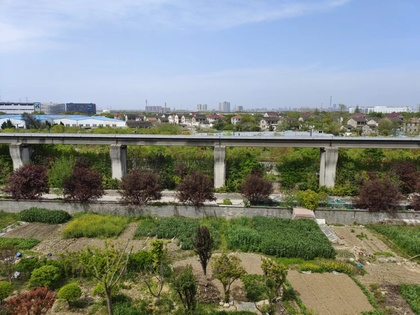
%> input picture Assignment_1/Problem4/img/img1.jpg, 420 x 315 px, shrunk from 1706 x 1280 before the run
$ octave main.m   (GNU Octave 9; MATLAB toolbox functions it lacks are replaced by stand-ins)
%> lines starting %> are read from the running program, lines starting %| are printed output that depends on the picture
clear;clc;
%% 1. read in the image
% you can change img here
img = imread("./img/img1.jpg");
%> img is the input picture: size 315x420x3 uint8; mean R, G, B 127.5, 134.8, 126.8
% img = imread("./img/img2.jpg");
% make single
img = im2single(img) ;
%> img: size 315x420x3 single
% make grayscale
if size(img,3) > 1, img = rgb2gray(img) ; else img = img ; end
%> after `img = rgb2gray(img)`:
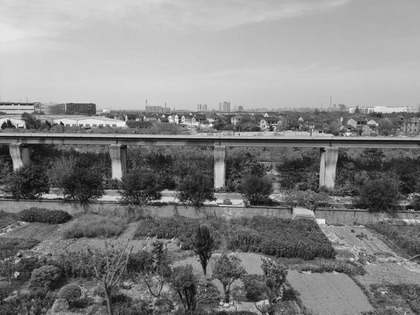
%> img: size 315x420 single; min 0.00492, max 0.995, mean 0.516

%% 2.set up the params
sigma0 = 1;
numScales = 6;
scale_ratio = 2;
thresh = 0.005;

%% 3.calculate scale space
[M, N] = size(img);
%> M = 315; N = 420
scale_space = zeros(M, N, numScales);
for i = 1:numScales
    sigma = sigma0 * scale_ratio^(i-1);
    filter_size = 3 * sigma + 1;    % change pattern size according to sigma
    LoG_filter = (sigma ^ 2) * fspecial('log', filter_size, sigma);
    img_log_filtered = imfilter(img, LoG_filter, 'replicate');
    scale_space(:, :, i) = img_log_filtered;
end
%> this loop made 6 passes
%> pass 1, `img_log_filtered = imfilter(img, LoG_filter, 'replicate');`:
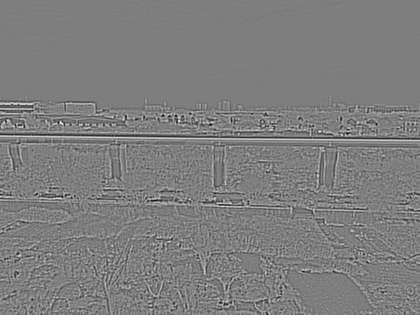
%> img_log_filtered: size 315x420 single; min -0.245, max 0.25, mean 3.92e-06; drawn with min black and max white
%> pass 2, `img_log_filtered = imfilter(img, LoG_filter, 'replicate');`:
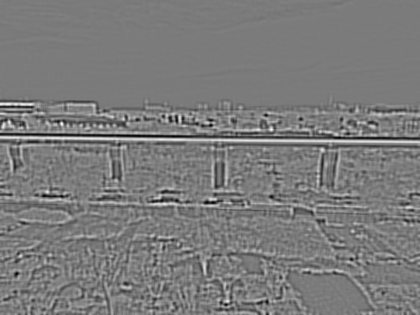
%> img_log_filtered: size 315x420 single; min -0.21, max 0.224, mean 7e-06; drawn with min black and max white
%> pass 3, `img_log_filtered = imfilter(img, LoG_filter, 'replicate');`:
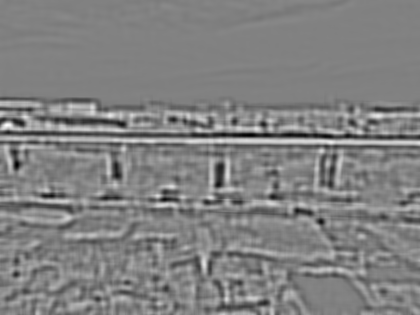
%> img_log_filtered: size 315x420 single; min -0.206, max 0.2, mean -4.21e-05; drawn with min black and max white

%% 4.calculate local maximum in space scale
scale_space = scale_space .^ 2;     % increase difference
max_values = zeros(M, N, numScales);
for i = 1:numScales
    max_values(:, :, i) = ordfilt2(scale_space(:, :, i), numScales^2, ones(numScales,numScales));
end

%% 5.get local maximum in sigma scale
blobs = zeros(M, N, numScales);
for i = 1:M
    for j = 1:N
        max_value = max(max_values(i, j, :));
        if max_value < thresh
            blobs(i, j, :) = 0;
        else
            blobs(i, j, :) = max_value;
        end
    end
end
blobs = blobs .* (blobs == scale_space);

%% 6.record information from (x,y,sigma) space
rows = [];
cols = [];
radiuses = [];
for i=1:numScales
    [row, col] = find(blobs(:, :, i));
    rows = [rows; row];
    cols = [cols; col];
    temp_redius = sigma0 * scale_ratio.^(i-1) * sqrt(2);    % usually, the ratio between adjacent is set to sqrt(2)
    radius = repmat(temp_redius, [size(row,1),1]);          % copy rows times
    radiuses = [radiuses; radius];
end
%> after the loop, cols = 1115 values, max 420 at index 565, min 1 at index 1, mean 203.9; radiuses = 1115 values from 1.41 to 45.25; rows = 1115 values, max 315 at index 25, min 83 at index 1105, mean 209.3

%% 7.Visualize the feature points
figure;
imshow(img);
hold on;

theta = 0:pi/30:2*pi;
X = rows + sin(theta) .* radiuses;
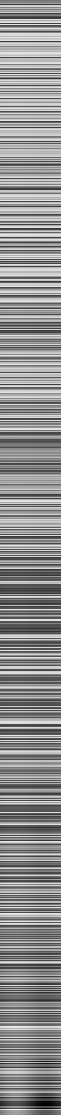
%> X: size 1115x61 double; min 37.75, max 345.3, mean 209.3; drawn with min black and max white
Y = cols + cos(theta) .* radiuses;
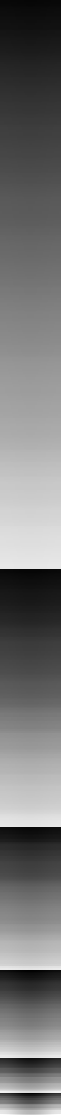
%> Y: size 1115x61 double; min -13.25, max 465.3, mean 204; drawn with min black and max white
line(Y', X', 'Color', 'r');

title(sprintf('%d feature points', size(radiuses, 1)));
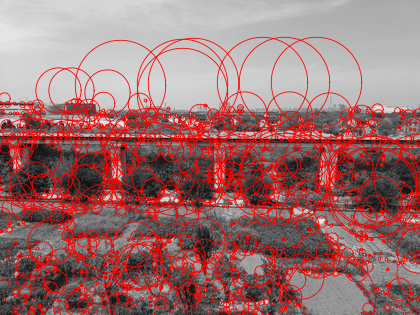
%> figure redrawn from the program's plot data; its title reads '1115 feature points'

$ run again, with Assignment_1/Problem4/img/img2.jpg copied over Assignment_1/Problem4/img/img1.jpg
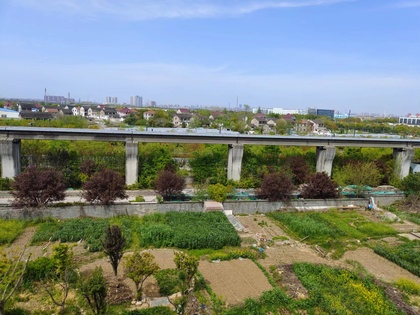
%> input picture Assignment_1/Problem4/img/img2.jpg, 420 x 315 px, shrunk from 1706 x 1280 before the run
%> img is the input picture: size 315x420x3 uint8; mean R, G, B 124, 134.6, 127
%> the loop `for i = 1:numScales` made 6 passes
%> pass 3, `img_log_filtered = imfilter(img, LoG_filter, 'replicate');`:
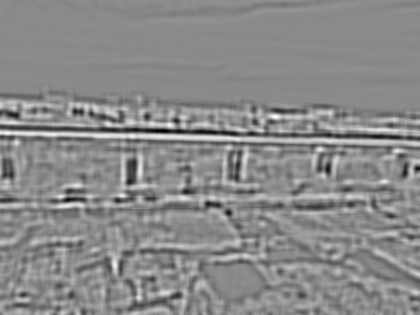
%> img_log_filtered: size 315x420 single; min -0.202, max 0.171, mean -0.000127; drawn with min black and max white
%> after the loop `for i=1:numScales`: cols = 1041 values, max 420 at index 556, min 1 at index 1, mean 205; radiuses = 1041 values from 1.41 to 45.25; rows = 1041 values, max 315 at index 78, min 77 at index 1018, mean 206.4
%> `title(sprintf('%d feature points', size(radiuses, 1)));`:
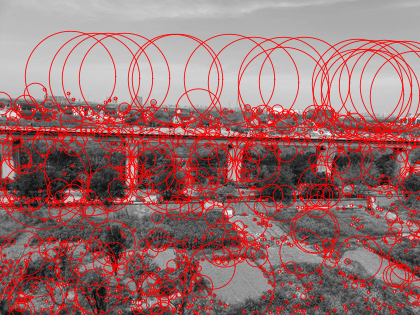
%> figure redrawn from the program's plot data; its title reads '1041 feature points'
